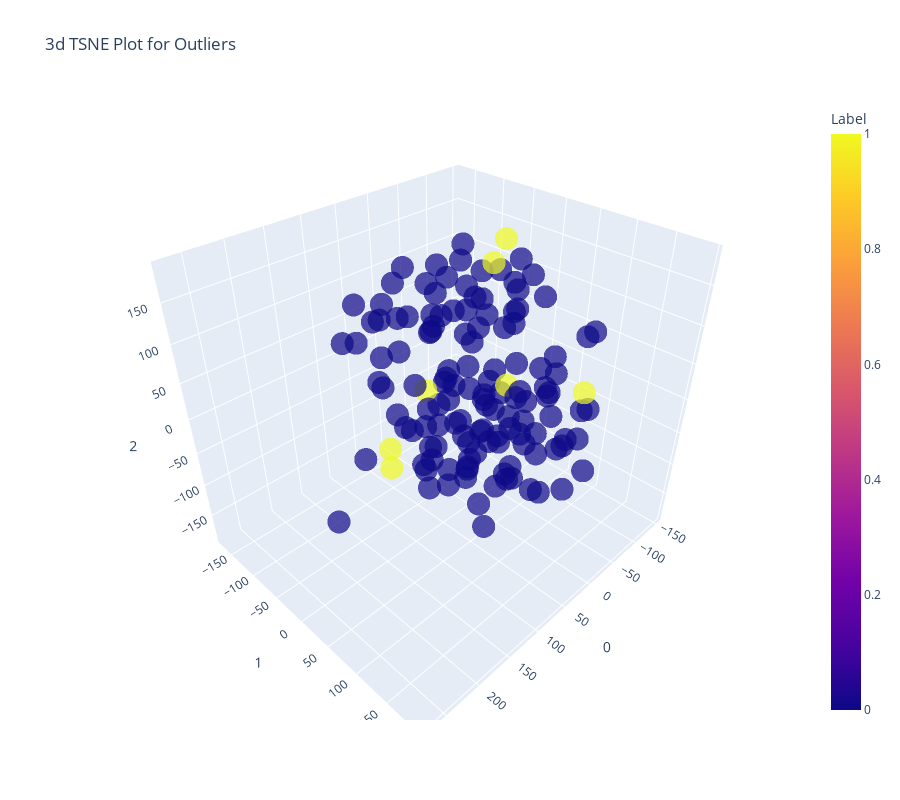

Source (notebook cell):
### Code cell
plot_model(iforest)

### Figure 1 — Plotly figure (JSON) as saved in the notebook; plotly's stock layout.template omitted (floating-point values rounded to 4 significant figures; data arrays with more than 128 entries replaced by an {"elided": "..."} marker saying what was removed)
{"data": [{"customdata": {"elided": "135x1 float values"}, "hoverlabel": {"namelength": 0}, "hovertemplate": "0=%{x}<br>1=%{y}<br>2=%{z}<br>Feature=%{customdata[0]}<br>Label=%{marker.color}", "legendgroup": "", "marker": {"color": {"elided": "135 int values"}, "coloraxis": "coloraxis", "opacity": 0.7, "symbol": "circle"}, "mode": "markers", "name": "", "scene": "scene", "showlegend": false, "type": "scatter3d", "x": {"elided": "135 float values"}, "y": {"elided": "135 float values"}, "z": {"elided": "135 float values"}}], "layout": {"coloraxis": {"colorbar": {"title": {"text": "Label"}}, "colorscale": [[0, "#0d0887"], [0.1111, "#46039f"], [0.2222, "#7201a8"], [0.3333, "#9c179e"], [0.4444, "#bd3786"], [0.5556, "#d8576b"], [0.6667, "#ed7953"], [0.7778, "#fb9f3a"], [0.8889, "#fdca26"], [1, "#f0f921"]]}, "height": 800, "legend": {"tracegroupgap": 0}, "scene": {"domain": {"x": [0, 1], "y": [0, 1]}, "xaxis": {"title": {"text": "0"}}, "yaxis": {"title": {"text": "1"}}, "zaxis": {"title": {"text": "2"}}}, "title": {"text": "3d TSNE Plot for Outliers"}, "width": 900}}
